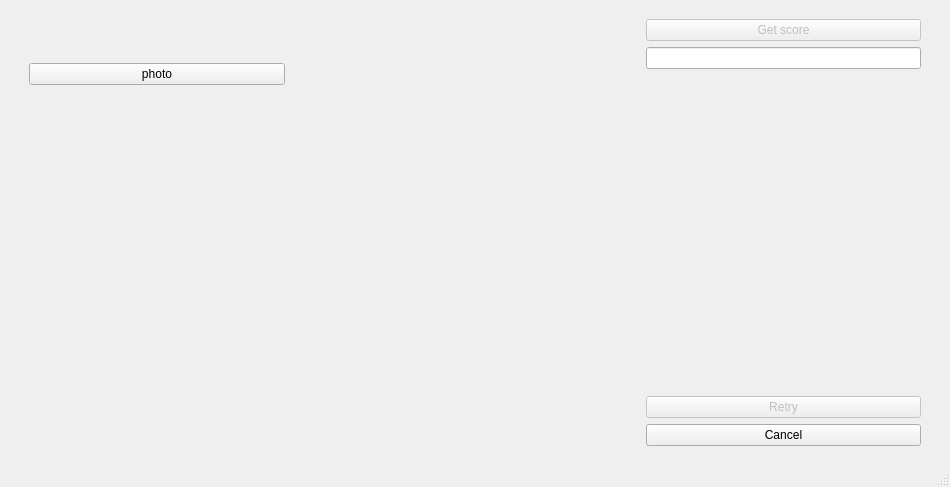
<?xml version="1.0" encoding="UTF-8"?>
<ui version="4.0">
 <class>MainWindow</class>
 <widget class="QMainWindow" name="MainWindow">
  <property name="geometry">
   <rect>
    <x>0</x>
    <y>0</y>
    <width>950</width>
    <height>487</height>
   </rect>
  </property>
  <property name="windowTitle">
   <string>MainWindow</string>
  </property>
  <widget class="QWidget" name="centralwidget">
   <layout class="QGridLayout" name="gridLayout">
    <item row="0" column="1" rowspan="2">
     <spacer name="horizontalSpacer">
      <property name="orientation">
       <enum>Qt::Horizontal</enum>
      </property>
      <property name="sizeType">
       <enum>QSizePolicy::Expanding</enum>
      </property>
      <property name="sizeHint" stdset="0">
       <size>
        <width>40</width>
        <height>20</height>
       </size>
      </property>
     </spacer>
    </item>
    <item row="0" column="2">
     <layout class="QVBoxLayout" name="verticalLayout_2">
      <property name="leftMargin">
       <number>20</number>
      </property>
      <property name="topMargin">
       <number>10</number>
      </property>
      <property name="rightMargin">
       <number>20</number>
      </property>
      <item>
       <widget class="QPushButton" name="get_score_btn">
        <property name="enabled">
         <bool>false</bool>
        </property>
        <property name="text">
         <string>Get score</string>
        </property>
       </widget>
      </item>
      <item>
       <widget class="QLineEdit" name="score_line">
        <property name="enabled">
         <bool>true</bool>
        </property>
        <property name="readOnly">
         <bool>true</bool>
        </property>
       </widget>
      </item>
      <item>
       <spacer name="verticalSpacer">
        <property name="orientation">
         <enum>Qt::Vertical</enum>
        </property>
        <property name="sizeHint" stdset="0">
         <size>
          <width>20</width>
          <height>40</height>
         </size>
        </property>
       </spacer>
      </item>
     </layout>
    </item>
    <item row="1" column="2">
     <layout class="QVBoxLayout" name="verticalLayout_3">
      <property name="leftMargin">
       <number>20</number>
      </property>
      <property name="topMargin">
       <number>10</number>
      </property>
      <property name="rightMargin">
       <number>20</number>
      </property>
      <property name="bottomMargin">
       <number>10</number>
      </property>
      <item>
       <widget class="QPushButton" name="retry_btn">
        <property name="enabled">
         <bool>false</bool>
        </property>
        <property name="text">
         <string>Retry</string>
        </property>
       </widget>
      </item>
      <item>
       <widget class="QPushButton" name="cancel_btn">
        <property name="enabled">
         <bool>true</bool>
        </property>
        <property name="text">
         <string>Cancel</string>
        </property>
       </widget>
      </item>
     </layout>
    </item>
    <item row="0" column="0" rowspan="2">
     <layout class="QVBoxLayout" name="verticalLayout">
      <property name="leftMargin">
       <number>20</number>
      </property>
      <property name="rightMargin">
       <number>20</number>
      </property>
      <item>
       <widget class="QPushButton" name="image_btn">
        <property name="enabled">
         <bool>true</bool>
        </property>
        <property name="text">
         <string>photo</string>
        </property>
       </widget>
      </item>
      <item>
       <widget class="QLabel" name="label">
        <property name="minimumSize">
         <size>
          <width>256</width>
          <height>256</height>
         </size>
        </property>
        <property name="maximumSize">
         <size>
          <width>256</width>
          <height>256</height>
         </size>
        </property>
        <property name="text">
         <string/>
        </property>
       </widget>
      </item>
     </layout>
    </item>
   </layout>
  </widget>
  <widget class="QMenuBar" name="menubar">
   <property name="geometry">
    <rect>
     <x>0</x>
     <y>0</y>
     <width>950</width>
     <height>26</height>
    </rect>
   </property>
  </widget>
  <widget class="QStatusBar" name="statusbar"/>
 </widget>
 <resources/>
 <connections/>
</ui>
